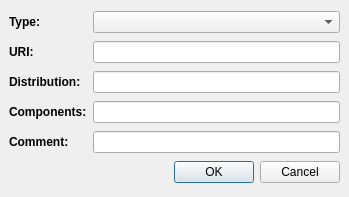
<ui version="4.0" >
 <class>dialog_edit</class>
 <widget class="QDialog" name="dialog_edit" >
  <property name="geometry" >
   <rect>
    <x>0</x>
    <y>0</y>
    <width>349</width>
    <height>197</height>
   </rect>
  </property>
  <property name="windowTitle" >
   <string>Edit Channel</string>
  </property>
  <property name="modal" >
   <bool>true</bool>
  </property>
  <layout class="QGridLayout" >
   <property name="margin" >
    <number>9</number>
   </property>
   <property name="spacing" >
    <number>6</number>
   </property>
   <item row="5" column="0" colspan="2" >
    <widget class="QDialogButtonBox" name="buttonBox" >
     <property name="orientation" >
      <enum>Qt::Horizontal</enum>
     </property>
     <property name="standardButtons" >
      <set>QDialogButtonBox::Cancel|QDialogButtonBox::NoButton|QDialogButtonBox::Ok</set>
     </property>
    </widget>
   </item>
   <item row="4" column="1" >
    <widget class="QLineEdit" name="entry_comment" />
   </item>
   <item row="3" column="1" >
    <widget class="QLineEdit" name="entry_comps" />
   </item>
   <item row="2" column="1" >
    <widget class="QLineEdit" name="entry_dist" />
   </item>
   <item row="1" column="1" >
    <widget class="QLineEdit" name="entry_uri" />
   </item>
   <item row="0" column="1" >
    <widget class="QComboBox" name="combobox_type" />
   </item>
   <item row="0" column="0" >
    <widget class="QLabel" name="label" >
     <property name="text" >
      <string>&lt;b>Type:&lt;/b></string>
     </property>
    </widget>
   </item>
   <item row="1" column="0" >
    <widget class="QLabel" name="label_2" >
     <property name="text" >
      <string>&lt;b>URI:&lt;/b></string>
     </property>
    </widget>
   </item>
   <item row="2" column="0" >
    <widget class="QLabel" name="label_3" >
     <property name="text" >
      <string>&lt;b>Distribution:&lt;/b></string>
     </property>
    </widget>
   </item>
   <item row="3" column="0" >
    <widget class="QLabel" name="label_4" >
     <property name="text" >
      <string>&lt;b>Components:&lt;/b></string>
     </property>
    </widget>
   </item>
   <item row="4" column="0" >
    <widget class="QLabel" name="label_5" >
     <property name="text" >
      <string>&lt;b>Comment:&lt;/b></string>
     </property>
    </widget>
   </item>
  </layout>
 </widget>
 <resources/>
 <connections>
  <connection>
   <sender>buttonBox</sender>
   <signal>accepted()</signal>
   <receiver>dialog_edit</receiver>
   <slot>accept()</slot>
   <hints>
    <hint type="sourcelabel" >
     <x>248</x>
     <y>254</y>
    </hint>
    <hint type="destinationlabel" >
     <x>157</x>
     <y>274</y>
    </hint>
   </hints>
  </connection>
  <connection>
   <sender>buttonBox</sender>
   <signal>rejected()</signal>
   <receiver>dialog_edit</receiver>
   <slot>reject()</slot>
   <hints>
    <hint type="sourcelabel" >
     <x>316</x>
     <y>260</y>
    </hint>
    <hint type="destinationlabel" >
     <x>286</x>
     <y>274</y>
    </hint>
   </hints>
  </connection>
 </connections>
</ui>
